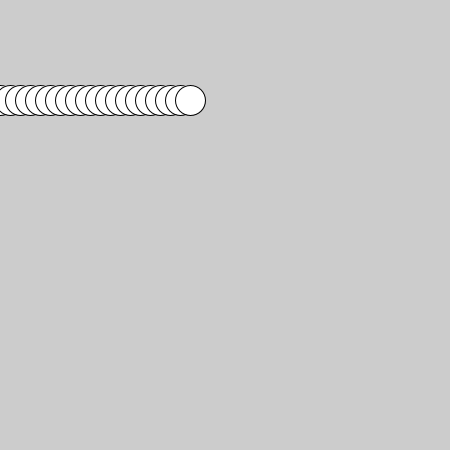
Frame 1 (no input)
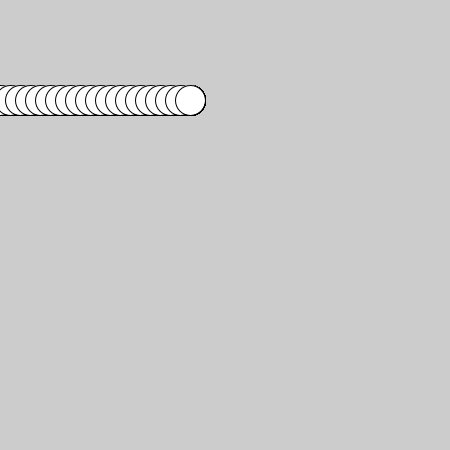
Frame 60 (the mouse pressed at the canvas centre just before this capture)
Frame 120 (the mouse held since frame 60 and released just before this capture): identical to frame 60, image omitted

The Processing sketch that drew these frames (run headless with seeded random() and noise(); from frame 60 on, the mouse is pressed at the canvas centre):

// Processing sketch: forLoop_uniDimensional
// ── forLoop_uniDimensional.pde
float posX;
float posY;
float espacio;

void setup(){
  size(450,450);
  posX = 0;
  posY = 100;
  espacio = 10;
}

void draw(){
  
  for(int i = 0; i<20 ; i++){
    ellipse(espacio * i, posY, 30, 30);
  }
}
